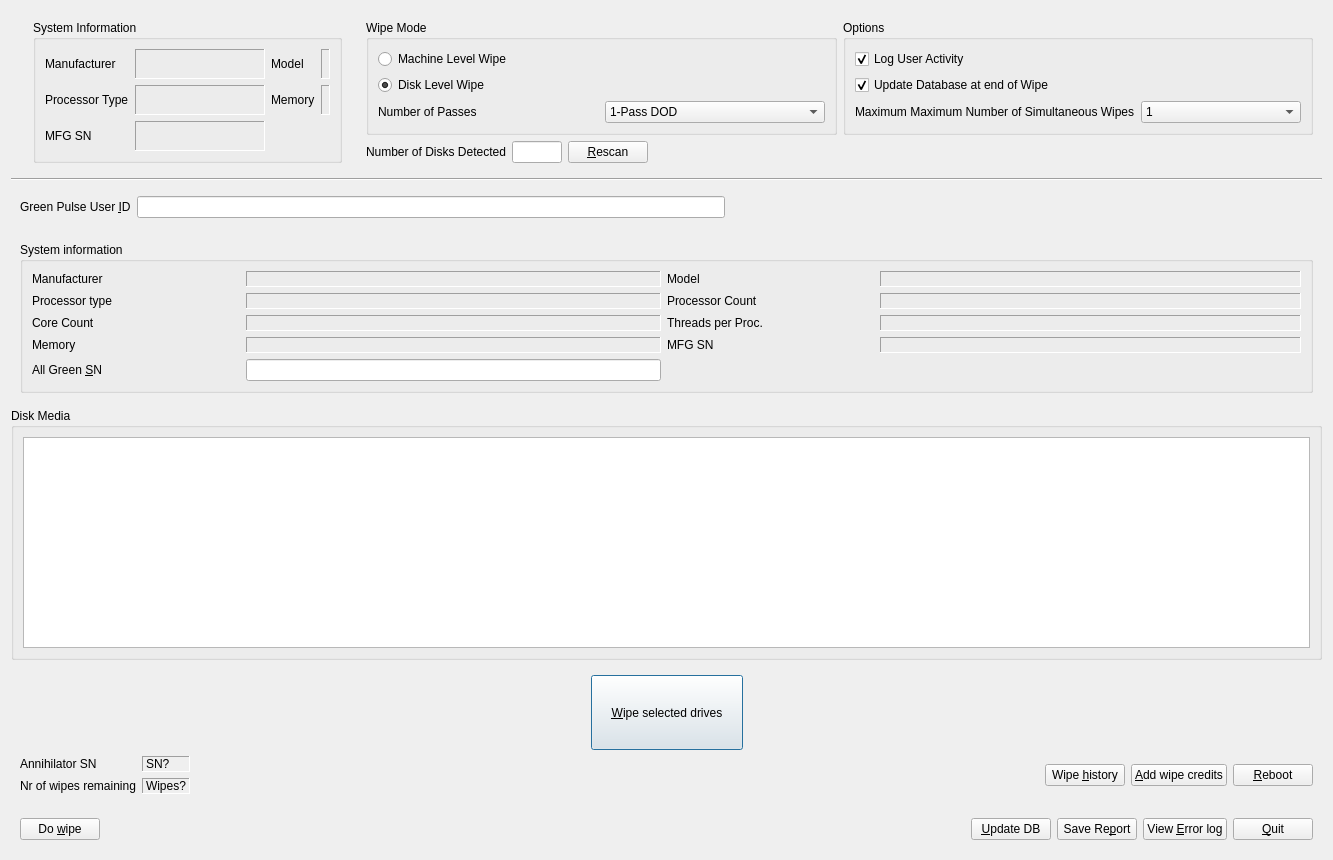
<?xml version="1.0" encoding="UTF-8"?>
<ui version="4.0">
 <class>MainDialog</class>
 <widget class="QDialog" name="MainDialog">
  <property name="geometry">
   <rect>
    <x>0</x>
    <y>0</y>
    <width>1333</width>
    <height>860</height>
   </rect>
  </property>
  <property name="windowTitle">
   <string>Green Pulse Data Annihilator</string>
  </property>
  <property name="windowIcon">
   <iconset resource="wipeit.qrc">
    <normaloff>:/pics/icon.jpg</normaloff>:/pics/icon.jpg</iconset>
  </property>
  <layout class="QVBoxLayout" name="verticalLayout_2">
   <item>
    <layout class="QHBoxLayout" name="horizontalLayout_5">
     <item>
      <widget class="QLabel" name="logo">
       <property name="maximumSize">
        <size>
         <width>375</width>
         <height>150</height>
        </size>
       </property>
       <property name="text">
        <string/>
       </property>
       <property name="pixmap">
        <pixmap resource="wipeit.qrc">:/pics/logo2.jpg</pixmap>
       </property>
       <property name="scaledContents">
        <bool>true</bool>
       </property>
      </widget>
     </item>
     <item>
      <widget class="QWidget" name="sysinfo_retail" native="true">
       <layout class="QVBoxLayout" name="verticalLayout_8">
        <item>
         <widget class="QGroupBox" name="groupBox_4">
          <property name="sizePolicy">
           <sizepolicy hsizetype="Preferred" vsizetype="Preferred">
            <horstretch>0</horstretch>
            <verstretch>0</verstretch>
           </sizepolicy>
          </property>
          <property name="title">
           <string>System Information</string>
          </property>
          <layout class="QGridLayout" name="gridLayout_2">
           <property name="sizeConstraint">
            <enum>QLayout::SetMinimumSize</enum>
           </property>
           <item row="0" column="1">
            <widget class="QLabel" name="vendor_2">
             <property name="minimumSize">
              <size>
               <width>130</width>
               <height>0</height>
              </size>
             </property>
             <property name="maximumSize">
              <size>
               <width>16777215</width>
               <height>16777215</height>
              </size>
             </property>
             <property name="frameShape">
              <enum>QFrame::Panel</enum>
             </property>
             <property name="frameShadow">
              <enum>QFrame::Sunken</enum>
             </property>
             <property name="text">
              <string>&lt;vendor&gt;</string>
             </property>
            </widget>
           </item>
           <item row="1" column="0">
            <widget class="QLabel" name="label_14">
             <property name="text">
              <string>Processor Type</string>
             </property>
            </widget>
           </item>
           <item row="2" column="0">
            <widget class="QLabel" name="label_19">
             <property name="text">
              <string>MFG SN</string>
             </property>
            </widget>
           </item>
           <item row="1" column="3">
            <widget class="QLabel" name="memory_2">
             <property name="maximumSize">
              <size>
               <width>16777215</width>
               <height>16777215</height>
              </size>
             </property>
             <property name="frameShape">
              <enum>QFrame::Panel</enum>
             </property>
             <property name="frameShadow">
              <enum>QFrame::Sunken</enum>
             </property>
             <property name="text">
              <string>&lt;memory&gt;</string>
             </property>
            </widget>
           </item>
           <item row="0" column="3">
            <widget class="QLabel" name="model_2">
             <property name="minimumSize">
              <size>
               <width>0</width>
               <height>0</height>
              </size>
             </property>
             <property name="frameShape">
              <enum>QFrame::Panel</enum>
             </property>
             <property name="frameShadow">
              <enum>QFrame::Sunken</enum>
             </property>
             <property name="text">
              <string>&lt;model&gt;</string>
             </property>
            </widget>
           </item>
           <item row="0" column="2">
            <widget class="QLabel" name="label_18">
             <property name="minimumSize">
              <size>
               <width>0</width>
               <height>0</height>
              </size>
             </property>
             <property name="maximumSize">
              <size>
               <width>16777215</width>
               <height>16777215</height>
              </size>
             </property>
             <property name="text">
              <string>Model</string>
             </property>
             <property name="alignment">
              <set>Qt::AlignLeading|Qt::AlignLeft|Qt::AlignVCenter</set>
             </property>
            </widget>
           </item>
           <item row="0" column="0">
            <widget class="QLabel" name="label_17">
             <property name="text">
              <string>Manufacturer</string>
             </property>
            </widget>
           </item>
           <item row="1" column="1">
            <widget class="QLabel" name="processor_2">
             <property name="frameShape">
              <enum>QFrame::Panel</enum>
             </property>
             <property name="frameShadow">
              <enum>QFrame::Sunken</enum>
             </property>
             <property name="text">
              <string>&lt;processor&gt;</string>
             </property>
            </widget>
           </item>
           <item row="2" column="1">
            <widget class="QLabel" name="hwserialnr_2">
             <property name="frameShape">
              <enum>QFrame::Panel</enum>
             </property>
             <property name="frameShadow">
              <enum>QFrame::Sunken</enum>
             </property>
             <property name="text">
              <string>&lt;hwserialnr&gt;</string>
             </property>
            </widget>
           </item>
           <item row="1" column="2">
            <widget class="QLabel" name="label_16">
             <property name="text">
              <string>Memory</string>
             </property>
            </widget>
           </item>
          </layout>
         </widget>
        </item>
       </layout>
      </widget>
     </item>
     <item>
      <widget class="QWidget" name="widget_1" native="true">
       <layout class="QVBoxLayout" name="verticalLayout_5">
        <item>
         <layout class="QVBoxLayout" name="verticalLayout_6">
          <item>
           <layout class="QHBoxLayout" name="horizontalLayout_9">
            <item>
             <widget class="QGroupBox" name="groupBox_3">
              <property name="sizePolicy">
               <sizepolicy hsizetype="Preferred" vsizetype="Preferred">
                <horstretch>0</horstretch>
                <verstretch>0</verstretch>
               </sizepolicy>
              </property>
              <property name="title">
               <string>Wipe Mode</string>
              </property>
              <layout class="QVBoxLayout" name="verticalLayout_3">
               <item>
                <widget class="QRadioButton" name="wmodeMachine">
                 <property name="text">
                  <string>Machine Level Wipe</string>
                 </property>
                 <property name="checked">
                  <bool>false</bool>
                 </property>
                </widget>
               </item>
               <item>
                <widget class="QRadioButton" name="wmodeDisk">
                 <property name="text">
                  <string>Disk Level Wipe</string>
                 </property>
                 <property name="checked">
                  <bool>true</bool>
                 </property>
                </widget>
               </item>
               <item>
                <layout class="QHBoxLayout" name="horizontalLayout_7">
                 <item>
                  <widget class="QLabel" name="label_9">
                   <property name="text">
                    <string>Number of Passes</string>
                   </property>
                  </widget>
                 </item>
                 <item>
                  <widget class="QComboBox" name="nrPasses">
                   <item>
                    <property name="text">
                     <string>1-Pass DOD</string>
                    </property>
                   </item>
                   <item>
                    <property name="text">
                     <string>1-Pass DOD with Certificate</string>
                    </property>
                   </item>
                   <item>
                    <property name="text">
                     <string>3-Pass DOD</string>
                    </property>
                   </item>
                   <item>
                    <property name="text">
                     <string>3-Pass DOD with Certificate</string>
                    </property>
                   </item>
                   <item>
                    <property name="text">
                     <string>7-Pass DOD</string>
                    </property>
                   </item>
                   <item>
                    <property name="text">
                     <string>7-Pass DOD with Certificate</string>
                    </property>
                   </item>
                   <item>
                    <property name="text">
                     <string>11-Pass DOD</string>
                    </property>
                   </item>
                   <item>
                    <property name="text">
                     <string>11-Pass DOD with Certificate</string>
                    </property>
                   </item>
                   <item>
                    <property name="text">
                     <string>15-Pass DOD</string>
                    </property>
                   </item>
                   <item>
                    <property name="text">
                     <string>15-Pass DOD with Certificate</string>
                    </property>
                   </item>
                   <item>
                    <property name="text">
                     <string>17-Pass DOD</string>
                    </property>
                   </item>
                   <item>
                    <property name="text">
                     <string>17-Pass DOD with Certificate</string>
                    </property>
                   </item>
                   <item>
                    <property name="text">
                     <string>23-Pass DOD</string>
                    </property>
                   </item>
                   <item>
                    <property name="text">
                     <string>23-Pass DOD with Certificate</string>
                    </property>
                   </item>
                  </widget>
                 </item>
                </layout>
               </item>
              </layout>
             </widget>
            </item>
            <item>
             <widget class="QGroupBox" name="groupBox">
              <property name="title">
               <string>Options</string>
              </property>
              <layout class="QVBoxLayout" name="verticalLayout_4">
               <item>
                <widget class="QCheckBox" name="updateActions">
                 <property name="text">
                  <string>Log User Activity</string>
                 </property>
                 <property name="checked">
                  <bool>true</bool>
                 </property>
                </widget>
               </item>
               <item>
                <widget class="QCheckBox" name="updateAuto">
                 <property name="text">
                  <string>Update Database at end of Wipe</string>
                 </property>
                 <property name="checked">
                  <bool>true</bool>
                 </property>
                </widget>
               </item>
               <item>
                <layout class="QHBoxLayout" name="horizontalLayout_6">
                 <item>
                  <widget class="QLabel" name="label">
                   <property name="text">
                    <string>Maximum Maximum Number of Simultaneous Wipes</string>
                   </property>
                  </widget>
                 </item>
                 <item>
                  <widget class="QComboBox" name="maxWipers">
                   <item>
                    <property name="text">
                     <string>1</string>
                    </property>
                   </item>
                   <item>
                    <property name="text">
                     <string>2</string>
                    </property>
                   </item>
                   <item>
                    <property name="text">
                     <string>4</string>
                    </property>
                   </item>
                   <item>
                    <property name="text">
                     <string>8</string>
                    </property>
                   </item>
                   <item>
                    <property name="text">
                     <string>16</string>
                    </property>
                   </item>
                   <item>
                    <property name="text">
                     <string>24</string>
                    </property>
                   </item>
                   <item>
                    <property name="text">
                     <string>32</string>
                    </property>
                   </item>
                   <item>
                    <property name="text">
                     <string>50</string>
                    </property>
                   </item>
                   <item>
                    <property name="text">
                     <string>75</string>
                    </property>
                   </item>
                  </widget>
                 </item>
                </layout>
               </item>
              </layout>
             </widget>
            </item>
           </layout>
          </item>
          <item>
           <layout class="QHBoxLayout" name="miscHLayout">
            <item>
             <widget class="QLabel" name="label_13">
              <property name="text">
               <string>Number of Disks Detected</string>
              </property>
             </widget>
            </item>
            <item>
             <widget class="QLineEdit" name="nrDisks">
              <property name="maximumSize">
               <size>
                <width>50</width>
                <height>16777215</height>
               </size>
              </property>
              <property name="readOnly">
               <bool>true</bool>
              </property>
             </widget>
            </item>
            <item>
             <widget class="QPushButton" name="rescanDisks">
              <property name="text">
               <string>&amp;Rescan</string>
              </property>
              <property name="autoDefault">
               <bool>false</bool>
              </property>
             </widget>
            </item>
            <item>
             <spacer name="horizontalSpacer_6">
              <property name="orientation">
               <enum>Qt::Horizontal</enum>
              </property>
              <property name="sizeHint" stdset="0">
               <size>
                <width>40</width>
                <height>20</height>
               </size>
              </property>
             </spacer>
            </item>
           </layout>
          </item>
         </layout>
        </item>
       </layout>
      </widget>
     </item>
    </layout>
   </item>
   <item>
    <widget class="Line" name="line">
     <property name="orientation">
      <enum>Qt::Horizontal</enum>
     </property>
    </widget>
   </item>
   <item>
    <widget class="QWidget" name="widget_2" native="true">
     <layout class="QHBoxLayout" name="horizontalLayout_8">
      <item>
       <layout class="QHBoxLayout" name="horizontalLayout_3">
        <item>
         <widget class="QLabel" name="label_10">
          <property name="text">
           <string>Green Pulse User &amp;ID</string>
          </property>
          <property name="buddy">
           <cstring>userName</cstring>
          </property>
         </widget>
        </item>
        <item>
         <widget class="QLineEdit" name="userName">
          <property name="text">
           <string/>
          </property>
         </widget>
        </item>
        <item>
         <spacer name="horizontalSpacer_2">
          <property name="orientation">
           <enum>Qt::Horizontal</enum>
          </property>
          <property name="sizeHint" stdset="0">
           <size>
            <width>40</width>
            <height>20</height>
           </size>
          </property>
         </spacer>
        </item>
       </layout>
      </item>
     </layout>
    </widget>
   </item>
   <item>
    <layout class="QVBoxLayout" name="verticalLayout">
     <item>
      <widget class="QWidget" name="widget_3" native="true">
       <layout class="QHBoxLayout" name="horizontalLayout_10">
        <item>
         <widget class="QGroupBox" name="machineInfo">
          <property name="enabled">
           <bool>true</bool>
          </property>
          <property name="title">
           <string>System information</string>
          </property>
          <property name="flat">
           <bool>false</bool>
          </property>
          <layout class="QHBoxLayout" name="horizontalLayout">
           <item>
            <layout class="QGridLayout" name="gridLayout">
             <item row="0" column="0">
              <widget class="QLabel" name="label_3">
               <property name="text">
                <string>Manufacturer</string>
               </property>
              </widget>
             </item>
             <item row="0" column="1" colspan="2">
              <widget class="QLabel" name="vendor">
               <property name="minimumSize">
                <size>
                 <width>130</width>
                 <height>0</height>
                </size>
               </property>
               <property name="maximumSize">
                <size>
                 <width>16777215</width>
                 <height>16777215</height>
                </size>
               </property>
               <property name="frameShape">
                <enum>QFrame::Panel</enum>
               </property>
               <property name="frameShadow">
                <enum>QFrame::Sunken</enum>
               </property>
               <property name="text">
                <string>&lt;vendor&gt;</string>
               </property>
              </widget>
             </item>
             <item row="0" column="3">
              <widget class="QLabel" name="label_2">
               <property name="minimumSize">
                <size>
                 <width>0</width>
                 <height>0</height>
                </size>
               </property>
               <property name="maximumSize">
                <size>
                 <width>16777215</width>
                 <height>16777215</height>
                </size>
               </property>
               <property name="text">
                <string>Model</string>
               </property>
               <property name="alignment">
                <set>Qt::AlignLeading|Qt::AlignLeft|Qt::AlignVCenter</set>
               </property>
              </widget>
             </item>
             <item row="0" column="4" colspan="2">
              <widget class="QLabel" name="model">
               <property name="minimumSize">
                <size>
                 <width>0</width>
                 <height>0</height>
                </size>
               </property>
               <property name="frameShape">
                <enum>QFrame::Panel</enum>
               </property>
               <property name="frameShadow">
                <enum>QFrame::Sunken</enum>
               </property>
               <property name="text">
                <string>&lt;model&gt;</string>
               </property>
              </widget>
             </item>
             <item row="1" column="0">
              <widget class="QLabel" name="label_4">
               <property name="text">
                <string>Processor type</string>
               </property>
              </widget>
             </item>
             <item row="1" column="1" colspan="2">
              <widget class="QLabel" name="processor">
               <property name="frameShape">
                <enum>QFrame::Panel</enum>
               </property>
               <property name="frameShadow">
                <enum>QFrame::Sunken</enum>
               </property>
               <property name="text">
                <string>&lt;processor&gt;</string>
               </property>
              </widget>
             </item>
             <item row="1" column="3">
              <widget class="QLabel" name="label_7">
               <property name="text">
                <string>Processor Count</string>
               </property>
              </widget>
             </item>
             <item row="1" column="4" colspan="2">
              <widget class="QLabel" name="procs">
               <property name="frameShape">
                <enum>QFrame::Panel</enum>
               </property>
               <property name="frameShadow">
                <enum>QFrame::Sunken</enum>
               </property>
               <property name="text">
                <string>&lt;procs&gt;</string>
               </property>
              </widget>
             </item>
             <item row="2" column="0">
              <widget class="QLabel" name="label_8">
               <property name="text">
                <string>Core Count</string>
               </property>
               <property name="alignment">
                <set>Qt::AlignLeading|Qt::AlignLeft|Qt::AlignVCenter</set>
               </property>
              </widget>
             </item>
             <item row="2" column="1" colspan="2">
              <widget class="QLabel" name="cores">
               <property name="frameShape">
                <enum>QFrame::Panel</enum>
               </property>
               <property name="frameShadow">
                <enum>QFrame::Sunken</enum>
               </property>
               <property name="text">
                <string>&lt;cores&gt;</string>
               </property>
              </widget>
             </item>
             <item row="2" column="3">
              <widget class="QLabel" name="label_11">
               <property name="text">
                <string>Threads per Proc.</string>
               </property>
               <property name="alignment">
                <set>Qt::AlignLeading|Qt::AlignLeft|Qt::AlignVCenter</set>
               </property>
              </widget>
             </item>
             <item row="2" column="4" colspan="2">
              <widget class="QLabel" name="threads">
               <property name="frameShape">
                <enum>QFrame::Panel</enum>
               </property>
               <property name="frameShadow">
                <enum>QFrame::Sunken</enum>
               </property>
               <property name="text">
                <string>&lt;threads&gt;</string>
               </property>
              </widget>
             </item>
             <item row="3" column="0">
              <widget class="QLabel" name="label_5">
               <property name="text">
                <string>Memory</string>
               </property>
              </widget>
             </item>
             <item row="3" column="1" colspan="2">
              <widget class="QLabel" name="memory">
               <property name="maximumSize">
                <size>
                 <width>16777215</width>
                 <height>16777215</height>
                </size>
               </property>
               <property name="frameShape">
                <enum>QFrame::Panel</enum>
               </property>
               <property name="frameShadow">
                <enum>QFrame::Sunken</enum>
               </property>
               <property name="text">
                <string>&lt;memory&gt;</string>
               </property>
              </widget>
             </item>
             <item row="3" column="3">
              <widget class="QLabel" name="label_6">
               <property name="text">
                <string>MFG SN</string>
               </property>
              </widget>
             </item>
             <item row="3" column="4" colspan="2">
              <widget class="QLabel" name="hwserialnr">
               <property name="frameShape">
                <enum>QFrame::Panel</enum>
               </property>
               <property name="frameShadow">
                <enum>QFrame::Sunken</enum>
               </property>
               <property name="text">
                <string>&lt;hwserialnr&gt;</string>
               </property>
              </widget>
             </item>
             <item row="4" column="0">
              <widget class="QLabel" name="label_12">
               <property name="text">
                <string>All Green &amp;SN</string>
               </property>
               <property name="textFormat">
                <enum>Qt::PlainText</enum>
               </property>
               <property name="buddy">
                <cstring>serialnr</cstring>
               </property>
              </widget>
             </item>
             <item row="4" column="1" colspan="2">
              <widget class="QLineEdit" name="serialnr">
               <property name="sizePolicy">
                <sizepolicy hsizetype="Expanding" vsizetype="Fixed">
                 <horstretch>0</horstretch>
                 <verstretch>0</verstretch>
                </sizepolicy>
               </property>
               <property name="minimumSize">
                <size>
                 <width>0</width>
                 <height>0</height>
                </size>
               </property>
               <property name="readOnly">
                <bool>false</bool>
               </property>
              </widget>
             </item>
            </layout>
           </item>
          </layout>
         </widget>
        </item>
       </layout>
      </widget>
     </item>
     <item>
      <widget class="QGroupBox" name="groupBox_2">
       <property name="title">
        <string>Disk Media</string>
       </property>
       <layout class="QHBoxLayout" name="horizontalLayout_2">
        <item>
         <widget class="QTableWidget" name="mediaTableWidget"/>
        </item>
       </layout>
      </widget>
     </item>
     <item>
      <widget class="QWidget" name="widget_retail" native="true">
       <property name="enabled">
        <bool>true</bool>
       </property>
       <property name="sizePolicy">
        <sizepolicy hsizetype="Minimum" vsizetype="Minimum">
         <horstretch>0</horstretch>
         <verstretch>0</verstretch>
        </sizepolicy>
       </property>
       <property name="minimumSize">
        <size>
         <width>100</width>
         <height>100</height>
        </size>
       </property>
       <layout class="QVBoxLayout" name="verticalLayout_7">
        <property name="sizeConstraint">
         <enum>QLayout::SetMinimumSize</enum>
        </property>
        <item>
         <layout class="QHBoxLayout" name="horizontalLayout_13">
          <item>
           <spacer name="horizontalSpacer_4">
            <property name="orientation">
             <enum>Qt::Horizontal</enum>
            </property>
            <property name="sizeHint" stdset="0">
             <size>
              <width>40</width>
              <height>20</height>
             </size>
            </property>
           </spacer>
          </item>
          <item>
           <widget class="QPushButton" name="rtl_wipe">
            <property name="minimumSize">
             <size>
              <width>0</width>
              <height>75</height>
             </size>
            </property>
            <property name="text">
             <string>     &amp;Wipe selected drives     </string>
            </property>
           </widget>
          </item>
          <item>
           <spacer name="horizontalSpacer_5">
            <property name="orientation">
             <enum>Qt::Horizontal</enum>
            </property>
            <property name="sizeHint" stdset="0">
             <size>
              <width>40</width>
              <height>20</height>
             </size>
            </property>
           </spacer>
          </item>
         </layout>
        </item>
        <item>
         <layout class="QHBoxLayout" name="horizontalLayout_12">
          <item>
           <layout class="QGridLayout" name="gridLayout_3">
            <item row="0" column="0">
             <widget class="QLabel" name="label_15">
              <property name="text">
               <string>Annihilator SN</string>
              </property>
             </widget>
            </item>
            <item row="0" column="1">
             <widget class="QLabel" name="uiAnnSN">
              <property name="frameShape">
               <enum>QFrame::Panel</enum>
              </property>
              <property name="frameShadow">
               <enum>QFrame::Sunken</enum>
              </property>
              <property name="text">
               <string>SN?</string>
              </property>
             </widget>
            </item>
            <item row="1" column="0">
             <widget class="QLabel" name="label_21">
              <property name="text">
               <string>Nr of wipes remaining</string>
              </property>
             </widget>
            </item>
            <item row="1" column="1">
             <widget class="QLabel" name="uiNrWipes">
              <property name="frameShape">
               <enum>QFrame::Panel</enum>
              </property>
              <property name="frameShadow">
               <enum>QFrame::Sunken</enum>
              </property>
              <property name="text">
               <string>Wipes?</string>
              </property>
             </widget>
            </item>
           </layout>
          </item>
          <item>
           <spacer name="horizontalSpacer_3">
            <property name="orientation">
             <enum>Qt::Horizontal</enum>
            </property>
            <property name="sizeHint" stdset="0">
             <size>
              <width>40</width>
              <height>20</height>
             </size>
            </property>
           </spacer>
          </item>
          <item>
           <widget class="QPushButton" name="rtl_history">
            <property name="text">
             <string>Wipe &amp;history</string>
            </property>
           </widget>
          </item>
          <item>
           <widget class="QPushButton" name="rtl_credits">
            <property name="text">
             <string>&amp;Add wipe credits</string>
            </property>
           </widget>
          </item>
          <item>
           <widget class="QPushButton" name="rtl_reboot">
            <property name="text">
             <string>&amp;Reboot</string>
            </property>
           </widget>
          </item>
         </layout>
        </item>
       </layout>
      </widget>
     </item>
     <item>
      <widget class="QWidget" name="widget_inhouse" native="true">
       <layout class="QHBoxLayout" name="horizontalLayout_11">
        <item>
         <layout class="QHBoxLayout" name="horizontalLayout_4">
          <item>
           <widget class="QPushButton" name="doWipe">
            <property name="text">
             <string>Do &amp;wipe</string>
            </property>
            <property name="autoDefault">
             <bool>false</bool>
            </property>
           </widget>
          </item>
          <item>
           <spacer name="horizontalSpacer">
            <property name="orientation">
             <enum>Qt::Horizontal</enum>
            </property>
            <property name="sizeHint" stdset="0">
             <size>
              <width>40</width>
              <height>20</height>
             </size>
            </property>
           </spacer>
          </item>
          <item>
           <widget class="QPushButton" name="updDB">
            <property name="text">
             <string>&amp;Update DB</string>
            </property>
            <property name="autoDefault">
             <bool>false</bool>
            </property>
           </widget>
          </item>
          <item>
           <widget class="QPushButton" name="saveReport">
            <property name="text">
             <string>Save Re&amp;port</string>
            </property>
            <property name="autoDefault">
             <bool>false</bool>
            </property>
           </widget>
          </item>
          <item>
           <widget class="QPushButton" name="viewError">
            <property name="text">
             <string>View &amp;Error log</string>
            </property>
            <property name="autoDefault">
             <bool>false</bool>
            </property>
           </widget>
          </item>
          <item>
           <widget class="QPushButton" name="quit">
            <property name="text">
             <string>&amp;Quit</string>
            </property>
            <property name="autoDefault">
             <bool>false</bool>
            </property>
           </widget>
          </item>
         </layout>
        </item>
       </layout>
      </widget>
     </item>
    </layout>
   </item>
  </layout>
  <zorder>line</zorder>
  <zorder>widget_2</zorder>
  <zorder></zorder>
 </widget>
 <tabstops>
  <tabstop>wmodeMachine</tabstop>
  <tabstop>wmodeDisk</tabstop>
  <tabstop>nrPasses</tabstop>
  <tabstop>updateActions</tabstop>
  <tabstop>updateAuto</tabstop>
  <tabstop>maxWipers</tabstop>
  <tabstop>nrDisks</tabstop>
  <tabstop>userName</tabstop>
  <tabstop>serialnr</tabstop>
  <tabstop>updDB</tabstop>
  <tabstop>doWipe</tabstop>
  <tabstop>rescanDisks</tabstop>
  <tabstop>saveReport</tabstop>
  <tabstop>viewError</tabstop>
  <tabstop>quit</tabstop>
 </tabstops>
 <resources>
  <include location="wipeit.qrc"/>
 </resources>
 <connections>
  <connection>
   <sender>updateAuto</sender>
   <signal>toggled(bool)</signal>
   <receiver>updateActions</receiver>
   <slot>setEnabled(bool)</slot>
   <hints>
    <hint type="sourcelabel">
     <x>446</x>
     <y>252</y>
    </hint>
    <hint type="destinationlabel">
     <x>577</x>
     <y>257</y>
    </hint>
   </hints>
  </connection>
  <connection>
   <sender>updateAuto</sender>
   <signal>toggled(bool)</signal>
   <receiver>updateActions</receiver>
   <slot>setChecked(bool)</slot>
   <hints>
    <hint type="sourcelabel">
     <x>410</x>
     <y>257</y>
    </hint>
    <hint type="destinationlabel">
     <x>626</x>
     <y>255</y>
    </hint>
   </hints>
  </connection>
 </connections>
</ui>
